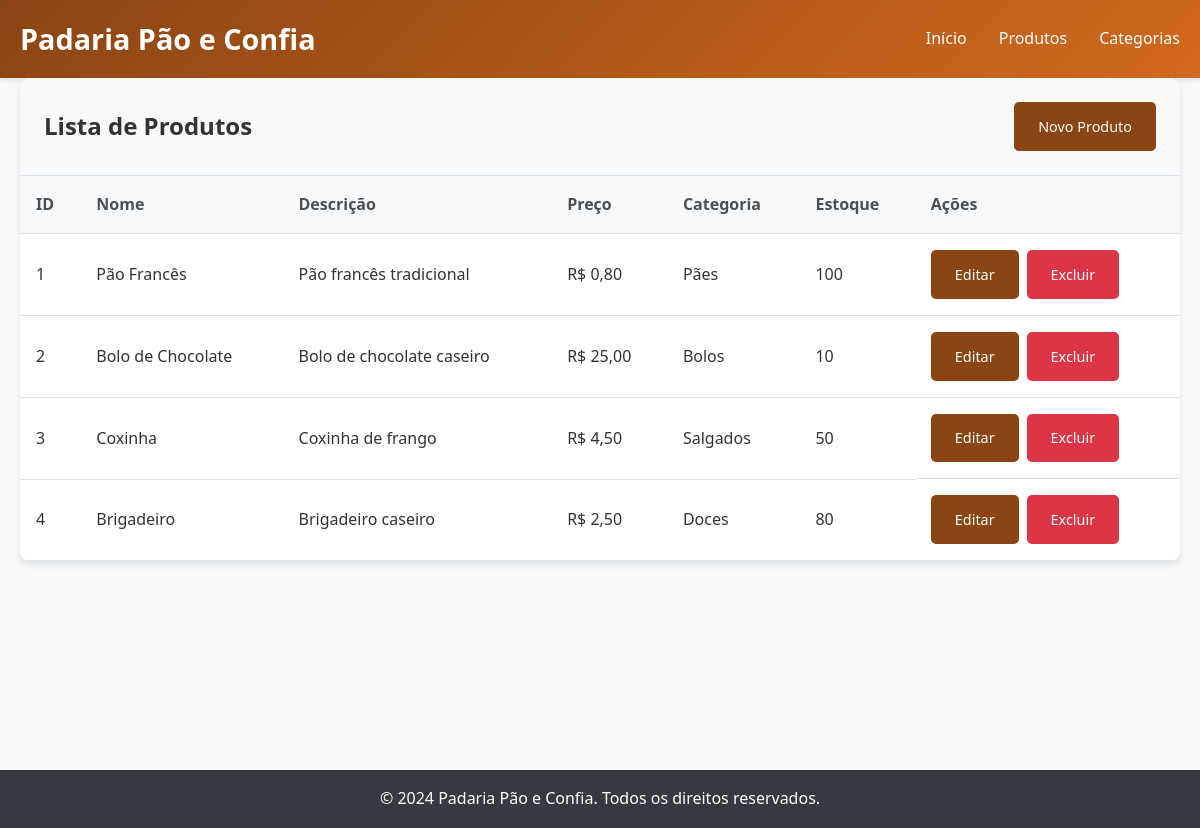
The app's page /produtos/read.php with its own data.
### tables this page shows
CREATE TABLE produtos (
    id INT AUTO_INCREMENT PRIMARY KEY,
    nome VARCHAR(100) NOT NULL,
    descricao TEXT,
    preco DECIMAL(10,2) NOT NULL,
    categoria_id INT,
    estoque INT DEFAULT 0,
    ativo BOOLEAN DEFAULT TRUE,
    created_at TIMESTAMP DEFAULT CURRENT_TIMESTAMP,
    updated_at TIMESTAMP DEFAULT CURRENT_TIMESTAMP ON UPDATE CURRENT_TIMESTAMP,
    FOREIGN KEY (categoria_id) REFERENCES categorias(id)
);

CREATE TABLE categorias (
    id INT AUTO_INCREMENT PRIMARY KEY,
    nome VARCHAR(100) NOT NULL,
    descricao TEXT,
    created_at TIMESTAMP DEFAULT CURRENT_TIMESTAMP
);

### produtos/read.php (the view, shortened to what this page needs)
<?php
$database = new Database();
$db = $database->getConnection();
$query = "SELECT p.*, c.nome as categoria_nome
          FROM produtos p
          LEFT JOIN categorias c ON p.categoria_id = c.id
          ORDER BY p.created_at DESC";
$stmt = $db->prepare($query);
$stmt->execute();
$produtos = $stmt->fetchAll(PDO::FETCH_ASSOC);
?>
<!DOCTYPE html>
<html lang="pt-BR">
<head>
    <link rel="stylesheet" href="../css/style.css">
</head>
<body>
    <header>
        <div class="container">
            <h1>Padaria Pão e Confia</h1>
            <nav>
                <ul>
                    <li><a href="../index.php">Início</a></li>
                    <li><a href="read.php">Produtos</a></li>
                    <li><a href="../categorias/read.php">Categorias</a></li>
                </ul>
            </nav>
        </div>
    </header>
    <main class="container">
        <div class="table-container">
            <div class="table-header">
                <h2>Lista de Produtos</h2>
                <a href="create.php" class="btn">Novo Produto</a>
            </div>
            <table>
                <thead>
                    <tr>
                        <th>ID</th>
                        <th>Nome</th>
                        <th>Descrição</th>
                        <th>Preço</th>
                        <th>Categoria</th>
                        <th>Estoque</th>
                        <th>Ações</th>
                    </tr>
                </thead>
                <tbody>
                    <?php if (count($produtos) > 0): ?>
                        <?php foreach ($produtos as $produto): ?>
                            <tr>
                                <td><?php echo $produto['id']; ?></td>
                                <td><?php echo htmlspecialchars($produto['nome']); ?></td>
                                <td><?php echo htmlspecialchars($produto['descricao']); ?></td>
                                <td>R$ <?php echo number_format($produto['preco'], 2, ',', '.'); ?></td>
                                <td><?php echo htmlspecialchars($produto['categoria_nome']); ?></td>
                                <td><?php echo $produto['estoque']; ?></td>
                                <td class="actions">
                                    <a href="update.php?id=<?php echo $produto['id']; ?>" class="btn">Editar</a>
                                    <a href="delete.php?id=<?php echo $produto['id']; ?>" class="btn btn-danger"
                                       onclick="return confirm('Tem certeza que deseja excluir este produto?')">Excluir</a>
                                </td>
                            </tr>
                        <?php endforeach; ?>
                    <?php else: ?>
                        <tr>
                            <td colspan="7" style="text-align: center;">Nenhum produto encontrado</td>
                        </tr>
                    <?php endif; ?>
                </tbody>
            </table>
        </div>
    </main>
    <footer>
        <div class="container">
            <p>&copy; 2024 Padaria Pão e Confia. Todos os direitos reservados.</p>
        </div>
    </footer>
</body>
</html>

### css/style.css (style rules this page uses)
* { margin: 0; padding: 0; box-sizing: border-box; }
body { font-family: 'Segoe UI', Tahoma, Geneva, Verdana, sans-serif; line-height: 1.6; color: #333; background-color: #f8f9fa; }
.container { max-width: 1200px; margin: 0 auto; padding: 0 20px; }
header { background: linear-gradient(135deg, #8B4513, #D2691E); color: white; padding: 1rem 0; box-shadow: 0 2px 5px rgba(0,0,0,0.1); }
header .container { display: flex; justify-content: space-between; align-items: center; }
header h1 { font-size: 1.8rem; }
nav ul { display: flex; list-style: none; }
nav ul li { margin-left: 2rem; }
nav ul li a { color: white; text-decoration: none; font-weight: 500; transition: color 0.3s; }
main { padding: 2rem 0; min-height: calc(100vh - 140px); }
.btn { display: inline-block; background: #8B4513; color: white; padding: 0.8rem 1.5rem; text-decoration: none; border-radius: 5px; border: none; cursor: pointer; transition: background 0.3s; font-size: 0.9rem; }
.btn-danger { background: #dc3545; }
.table-container { background: white; border-radius: 10px; box-shadow: 0 4px 6px rgba(0,0,0,0.1); overflow: hidden; }
.table-header { display: flex; justify-content: space-between; align-items: center; padding: 1.5rem; background: #f8f9fa; border-bottom: 1px solid #dee2e6; }
table { width: 100%; border-collapse: collapse; }
th, td { padding: 1rem; text-align: left; border-bottom: 1px solid #dee2e6; }
th { background: #f8f9fa; font-weight: 600; color: #495057; }
.actions { display: flex; gap: 0.5rem; }
footer { background: #343a40; color: white; text-align: center; padding: 1rem 0; margin-top: 2rem; }

### records on screen
produtos: id "1", nome "Pão Francês", descricao "Pão francês tradicional", preco "0,80", categoria.nome "Pães", estoque "100"
produtos: id "2", nome "Bolo de Chocolate", descricao "Bolo de chocolate caseiro", preco "25,00", categoria.nome "Bolos", estoque "10"
produtos: id "3", nome "Coxinha", descricao "Coxinha de frango", preco "4,50", categoria.nome "Salgados", estoque "50"
produtos: id "4", nome "Brigadeiro", descricao "Brigadeiro caseiro", preco "2,50", categoria.nome "Doces", estoque "80"
